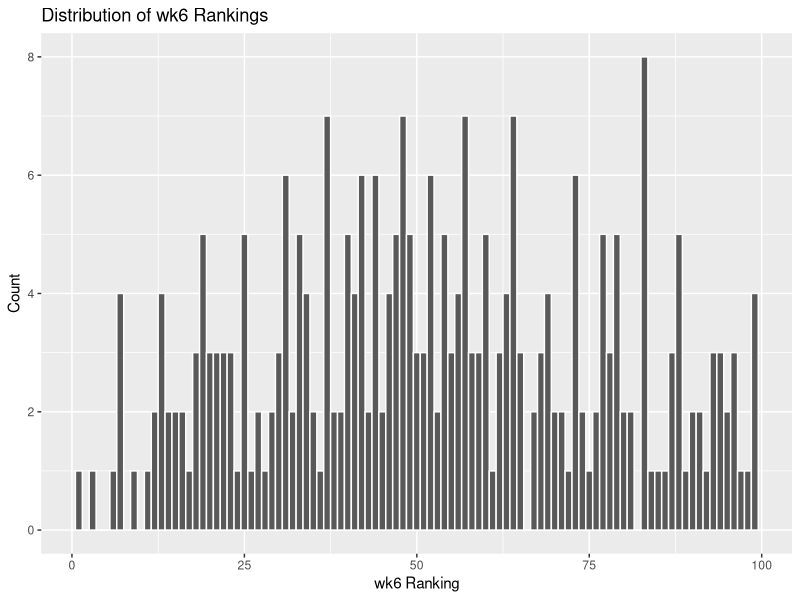
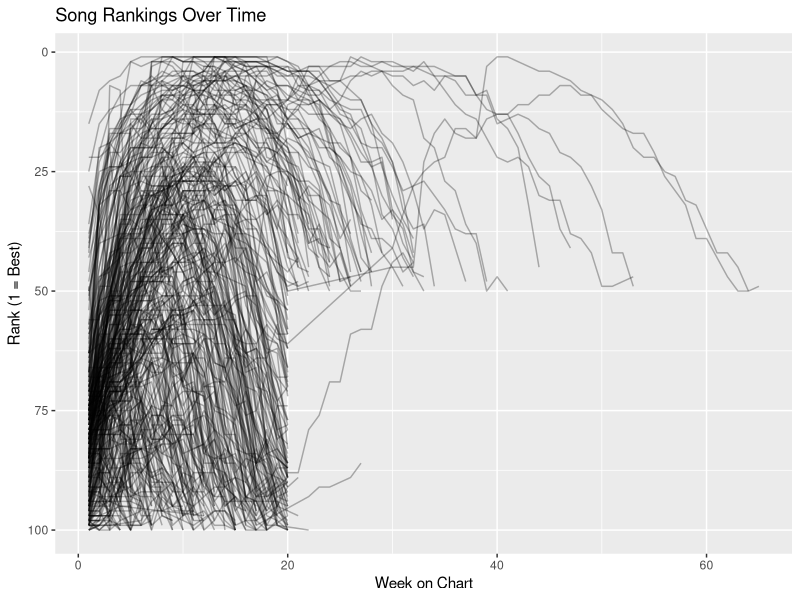
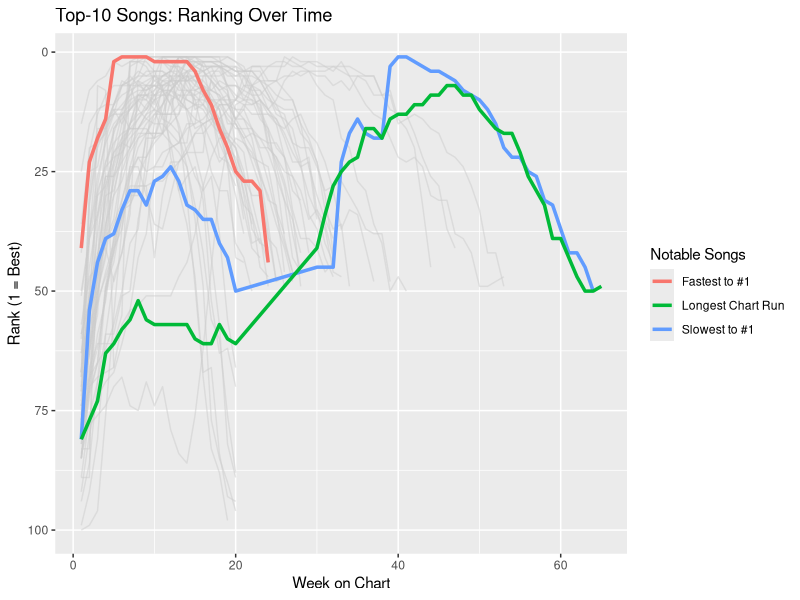

Write the R code that produced these figures, in order.
## ---- chunk 1
#| message: false
library(tidyverse)
## ---- chunk 2
billboard |>
  select(artist, track, date.entered, wk1:wk4)
## ---- chunk 3
# Count how many wk6 values exist
billboard |>
  summarize(n_values = sum(!is.na(wk6)))

# Histogram of wk6 rankings
billboard |>
  ggplot(aes(x = wk6)) +
  geom_histogram(binwidth = 1, color = "white") +
  labs(
    title = "Distribution of wk6 Rankings",
    x = "wk6 Ranking",
    y = "Count"
  )
## ---- chunk 4
billboard |>
  summarize(
    wk1_present  = sum(!is.na(wk1)),
    wk1_missing  = sum(is.na(wk1)),
    wk4_present  = sum(!is.na(wk4)),
    wk4_missing  = sum(is.na(wk4)),
    wk10_present = sum(!is.na(wk10)),
    wk10_missing = sum(is.na(wk10)),
    wk20_present = sum(!is.na(wk20)),
    wk20_missing = sum(is.na(wk20)),
    wk40_present = sum(!is.na(wk40)),
    wk40_missing = sum(is.na(wk40)),
    wk76_present = sum(!is.na(wk76)),
    wk76_missing = sum(is.na(wk76))
  )
## ---- chunk 5
billboard |>
  mutate(
    ever_on_chart = rowSums(!is.na(across(starts_with("wk")))) > 0,
    ever_off_chart = rowSums(is.na(across(starts_with("wk")))) > 0
  ) |>
  mutate(
    reentered = ever_on_chart & ever_off_chart
  ) |>
  summarize(
    reentered_yes = sum(reentered),
    reentered_no  = sum(!reentered)
  )
## ---- chunk 6
billboard |>
  mutate(
    change = wk6 - wk1,
    category = case_when(
      is.na(wk1) | is.na(wk6) ~ "missing",
      change < 0 ~ "improved",
      change == 0 ~ "same",
      change > 0 ~ "worse"
    )
  ) |>
  summarize(
    improved = sum(category == "improved"),
    same = sum(category == "same"),
    worse = sum(category == "worse"),
    missing = sum(category == "missing"),
    median_change = median(change, na.rm = TRUE)
  )
## ---- chunk 7
billboard |>
  pivot_longer(
    cols = starts_with("wk"),
    names_to = "week",
    values_to = "rank",
    names_prefix = "wk",
    names_transform = list(week = as.integer)
  ) |>
  filter(!is.na(rank)) |>
  ggplot(aes(x = week, y = rank, group = track)) +
  geom_line(alpha = 0.3) +
  scale_y_reverse() +
  labs(
    title = "Song Rankings Over Time",
    x = "Week on Chart",
    y = "Rank (1 = Best)"
  )
## ---- chunk 8
# Reshape to long format
bill_long <- billboard |>
  pivot_longer(
    cols = starts_with("wk"),
    names_to = "week",
    values_to = "rank",
    names_prefix = "wk",
    names_transform = list(week = as.integer)
  ) |>
  filter(!is.na(rank))

# Song-level summary
song_summary <- bill_long |>
  group_by(artist, track) |>
  summarize(
    first_rank = first(rank),
    best_rank = min(rank),
    first_week_best = week[which.min(rank)],
    total_weeks = n(),
    .groups = "drop"
  )

# Identify notable top-10 songs
top10_songs <- song_summary |>
  filter(best_rank <= 10)

fastest_to_number1 <- top10_songs |>
  filter(best_rank == 1) |>
  slice_min(first_week_best, n = 1)

slowest_to_number1 <- top10_songs |>
  filter(best_rank == 1) |>
  slice_max(first_week_best, n = 1)

longest_chart_run <- top10_songs |>
  slice_max(total_weeks, n = 1)

list(
  song_summary = song_summary,
  fastest_to_number1 = fastest_to_number1,
  slowest_to_number1 = slowest_to_number1,
  longest_chart_run = longest_chart_run
)
## ---- chunk 9
#| cache: true

# Reshape to long format
bill_long <- billboard |>
  pivot_longer(
    cols = starts_with("wk"),
    names_to = "week",
    values_to = "rank",
    names_prefix = "wk",
    names_transform = list(week = as.integer)
  ) |>
  filter(!is.na(rank))

# Song-level summary
song_summary <- bill_long |>
  group_by(artist, track) |>
  summarize(
    first_rank = first(rank),
    best_rank = min(rank),
    first_week_best = week[which.min(rank)],
    total_weeks = n(),
    .groups = "drop"
  )

# Top-10 songs
top10_songs <- song_summary |>
  filter(best_rank <= 10)

# Notable songs
fastest_to_number1 <- top10_songs |>
  filter(best_rank == 1) |>
  slice_min(first_week_best, n = 1) |>
  mutate(type = "Fastest to #1")

slowest_to_number1 <- top10_songs |>
  filter(best_rank == 1) |>
  slice_max(first_week_best, n = 1) |>
  mutate(type = "Slowest to #1")

longest_chart_run <- top10_songs |>
  slice_max(total_weeks, n = 1) |>
  mutate(type = "Longest Chart Run")

# Combine notable songs
notable <- bind_rows(
  fastest_to_number1,
  slowest_to_number1,
  longest_chart_run
)

# JOIN type column into long data
bill_long_with_type <- bill_long |>
  left_join(notable |> select(artist, track, type),
            by = c("artist", "track"))

# Plot
bill_long_with_type |>
  filter(track %in% top10_songs$track) |>
  ggplot(aes(x = week, y = rank, group = track)) +
  geom_line(color = "gray80", alpha = 0.5) +
  geom_line(
    data = bill_long_with_type |> filter(!is.na(type)),
    aes(color = type),
    size = 1.2
  ) +
  scale_y_reverse() +
  labs(
    title = "Top-10 Songs: Ranking Over Time",
    x = "Week on Chart",
    y = "Rank (1 = Best)",
    color = "Notable Songs"
  )
